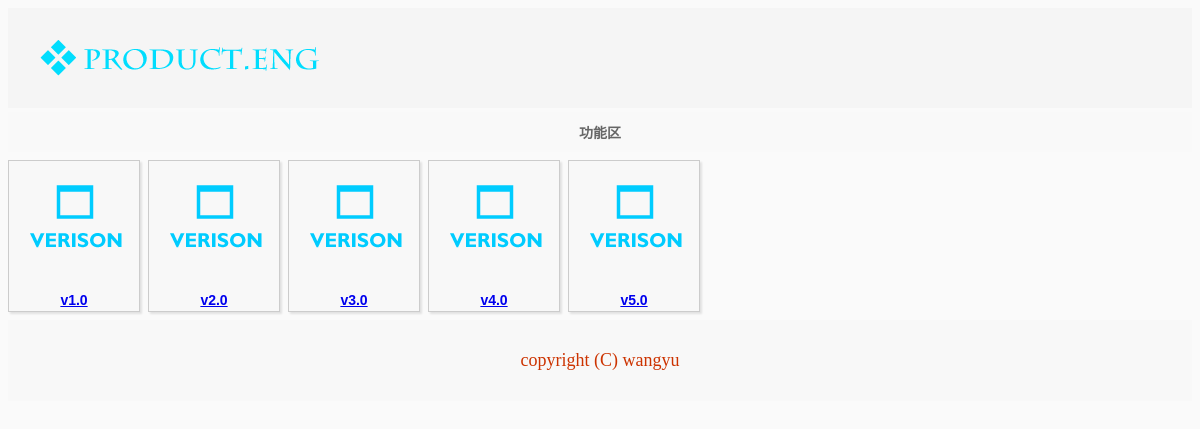
/business/version/version_list.php?product_id=1 (signed in), run on the app's committed database.
### tables this page shows
create table version_base
(
    id int auto_increment primary key,
    version_no char(32) not null,
    create_user_id int not null,
    create_date datetime not null,
    product_id int not null,
    description varchar(32),
    delivery_date datetime,
    state int,
    configuration_url varchar(32),
    daily_build_url varchar(64),
    delivery_url varchar(64),
    index (version_no)
);

### business/version/version_base_tab.php (the view, shortened to what this page needs)
<?php
class version_base_tab
{
	public function check_user_permission($user_id, $product_id)
	{
		$sql  = "select manage_group_id, develop_group_id, flags from product_base ";
		$sql .= "where id = {$product_id}";
		$ret = mysql_query($sql);
		$row = mysql_fetch_array($ret);
		$sql  = "select * from group_user where user_id = {$user_id} and ";
		$sql .= "(group_id = {$row['manage_group_id']} or group_id = {$row['develop_group_id']})";
		$ret = mysql_query($sql);
		$row = mysql_fetch_array($ret);
		if(!$row)
		{
			return 0;
		}
		else
		{
			return 1;
		}
	}
	public function get_version_record($product_id, $from, $to)
	{
		if($this->check_user_permission($_SESSION["userid"], $product_id) == 0)
		{
			return FALSE;
		}
		$sql  = "select * from version_base where product_id = {$product_id}";
		$sql .= " limit $from, $to";
		$ret = mysql_query($sql);
		return $ret;
	}
}
class version_view
{
	public function show($row)
	{
		echo "
		<div class=\"thumbnail_box\">
			<a href=\"../feature/feature_list.php?product_id={$row['product_id']}&version_id={$row['id']}\">
				<img class=\"thumbnail_picture\" src=\"../../images/version.png\">
				<p class=\"thumbnail_desc\" align=\"center\">{$row['version_no']}</p>
			</a>
		</div>
		";
	}
}
?>

### business/version/version_list.php (shortened to what this page needs)
<?php
require_once("version_base_tab.php");
?>
<html>
<head>
<link href="../../css/basic.css" rel="stylesheet" type="text/css">
</head>
<body>
	<div class="banner">
		<img src="../../images/banner.png">
	</div>
	<div class="delimeter_block" align="center">功能区</div>
	<?php
	$product_id = $_GET['product_id'];
	$tab = new version_base_tab();
	$view = new version_view();
	$tab->init();
	$ret = $tab->get_version_record($product_id, 0, 10000);
	if($ret)
	{
		while($row = mysql_fetch_array($ret))
		{
			$view->show($row);
		}
	}
	?>
	<div class="footer" align="center">
		<p> copyright (C) wangyu </p>
	</div>
</body>
</html>

### css/basic.css (style rules this page uses)
body { background-color:#FAFAFA; font-family: Helvetica, sans-serif; }
.banner { background-color:#F5F5F5; width:100%; height:auto; display:block; float:left; }
.footer { display:block; float:left; background-color:#F8F8F8; width:100%; padding:12 0 12 0; color:#CC3300; font-family:"Gill Sans MT Pro Book"; font-size:18px; }
.thumbnail_box { display:inline; float:left; background-color:#F8F8F8; border-color:#CCCCCC; border-style:solid; border-width:1; width:auto; height:auto; color:#999999; padding:1 1 1 1; margin:8 8 8 0; box-shadow: 2px 2px 2px rgba(0,0,0,0.1); }
.thumbnail_picture { width:128; height:128; }
.thumbnail_desc { margin:2 2 2 2; font-size:14px; font-family:Helvetica, Arial, sans-serif; font-weight:bold; }
.delimeter_block { display:block; float:left; width:100%; height:auto; padding:10 0 10 0; margin:4 0 0 0 ; background-color:#F9F9F9; color:#666666; font-size:14px; font-weight:bold; }

### data on the page
version_base: version_no "v1.0"
version_base: version_no "v2.0"
version_base: version_no "v3.0"
version_base: version_no "v4.0"
version_base: version_no "v5.0"
